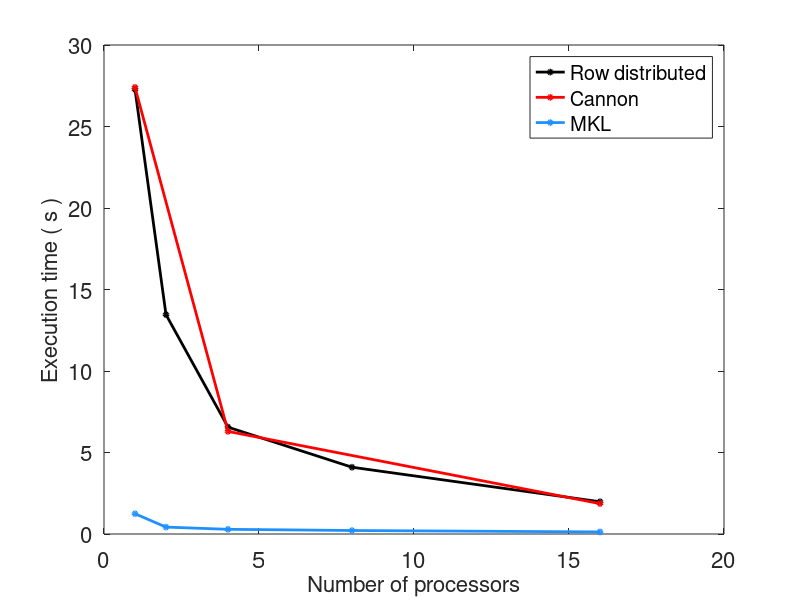
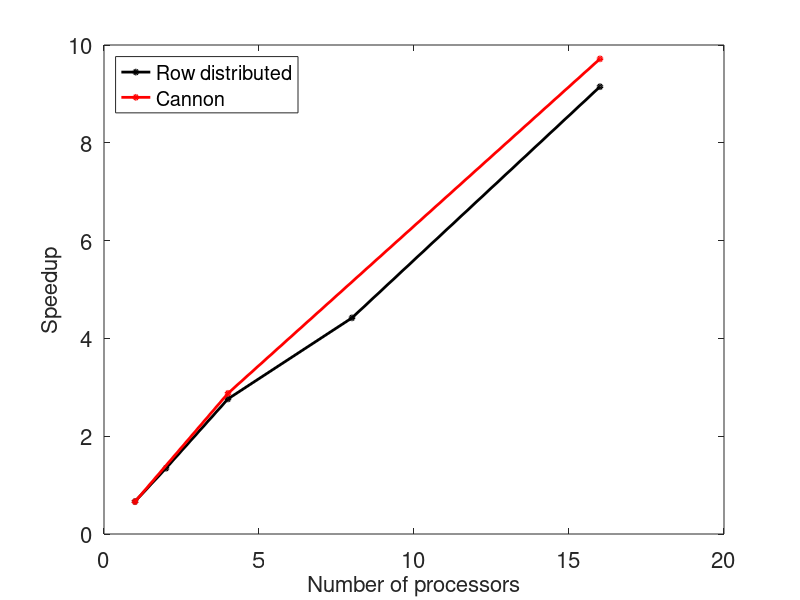
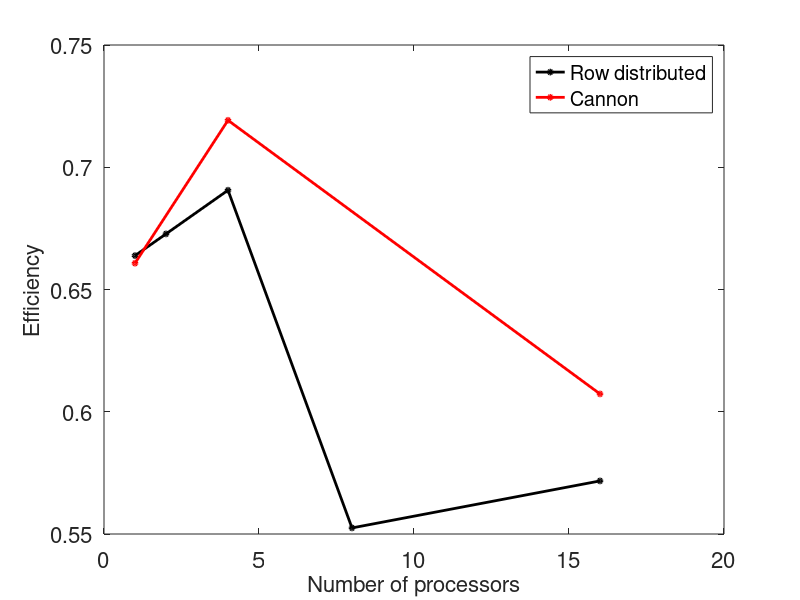
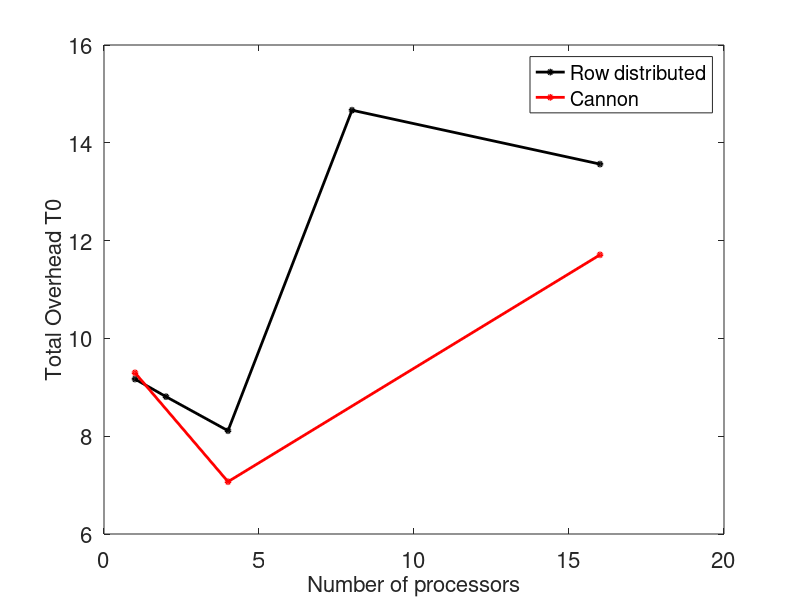

Reproduce these figures in MATLAB, in order.
function Fun_Plot

numP = [1,2,4,8,16];
t_rowDistri = [27.2757, 13.4578, 6.5548, 4.09674, 1.97949];
t_mkl = [1.24298, 0.42297, 0.287631, 0.214842, 0.127659];

numP_cannon = [1, 4, 16];
t_cannon = [27.4036, 6.29411, 1.86352];

%%
figure(1);
clf('reset');

plot(numP, t_rowDistri,'linestyle','-','marker','o','linewidth',2,'MarkerSize',3,'color','k');
hold on;
plot(numP_cannon, t_cannon,'linestyle','-','marker','o','linewidth',2,'MarkerSize',3,'color','r');
plot(numP, t_mkl,'linestyle','-','marker','o','linewidth',2,'MarkerSize',3,'color',[30 144 255]/255);

set(gca,'fontsize',16);
xlabel('Number of processors','FontSize',16);
ylabel('Execution time ( s )','FontSize',16);
legend('Row distributed','Cannon', 'MKL' ,"Location","northeast");
hold off;
savefig(1,'Fig_ExecutionTime_ConstantSize.fig');

%%
t_sequen = 18.1071;
figure(2);
clf('reset');

plot(numP, t_sequen./t_rowDistri,'linestyle','-','marker','o','linewidth',2,'MarkerSize',3,'color','k');
hold on;
plot(numP_cannon, t_sequen./t_cannon,'linestyle','-','marker','o','linewidth',2,'MarkerSize',3,'color','r');

set(gca,'fontsize',16);
xlabel('Number of processors','FontSize',16);
ylabel('Speedup','FontSize',16);
legend('Row distributed','Cannon',"Location","northwest");
hold off;
savefig(2,'Fig_Speedup_ConstantSize.fig');

%%
figure(3);
clf('reset');

plot(numP, t_sequen./t_rowDistri./numP,'linestyle','-','marker','o','linewidth',2,'MarkerSize',3,'color','k');
hold on;
plot(numP_cannon, t_sequen./t_cannon./numP_cannon,'linestyle','-','marker','o','linewidth',2,'MarkerSize',3,'color','r');

set(gca,'fontsize',16);
xlabel('Number of processors','FontSize',16);
ylabel('Efficiency','FontSize',16);
legend('Row distributed','Cannon',"Location","northeast");
hold off;
savefig(3,'Fig_Efficiency_ConstantSize.fig');

figure(31);
clf('reset');

plot(numP, t_rowDistri.*numP-t_sequen,'linestyle','-','marker','o','linewidth',2,'MarkerSize',3,'color','k');
hold on;
plot(numP_cannon, t_cannon.*numP_cannon-t_sequen,'linestyle','-','marker','o','linewidth',2,'MarkerSize',3,'color','r');

set(gca,'fontsize',16);
xlabel('Number of processors','FontSize',16);
ylabel('Total Overhead T0','FontSize',16);
legend('Row distributed','Cannon',"Location","northeast");
hold off;
savefig(31,'Fig_Overhead_ConstantSize.fig');

%%
figure(4);
clf('reset');

plot(numP, (t_rowDistri./t_sequen-1./numP)./(1-1./numP),'linestyle','-','marker','o','linewidth',2,'MarkerSize',3,'color','k');
hold on;
plot(numP_cannon, (t_cannon./t_sequen-1./numP_cannon)./(1-1./numP_cannon),'linestyle','-','marker','o','linewidth',2,'MarkerSize',3,'color','r');

set(gca,'fontsize',16);
xlabel('Number of processors','FontSize',16);
ylabel('Karp-Flatt e','FontSize',16);
legend('Row distributed','Cannon',"Location","northeast");
hold off;
savefig(4,'Fig_KFe_ConstantSize.fig');

%% Scaled Problem Size
numP = [1,2,4,8,16];
t_rowDistri = [2.34665	0.951703	0.689691	0.375425	0.167259;
    17.4985	9.16869	5.21004	2.90943	1.54816];

numP_cannon = [1, 4, 16];
t_cannon = [2.25013		0.55816		0.172257;
    18.2531		4.77207		1.3632];
figure(11);
clf('reset');

plot(numP, t_rowDistri(1,:),'linestyle','-','marker','o','linewidth',2,'MarkerSize',3,'color','k');
hold on;
plot(numP_cannon, t_cannon(1,:),'linestyle','-','marker','o','linewidth',2,'MarkerSize',3,'color','r');

plot(numP, t_rowDistri(2,:),'linestyle','-','marker','o','linewidth',2,'MarkerSize',3,'color','k');
hold on;
plot(numP_cannon, t_cannon(2,:),'linestyle','-','marker','o','linewidth',2,'MarkerSize',3,'color','r');

set(gca,'fontsize',16);
xlabel('Number of processors','FontSize',16);
ylabel('Execution time ( s )','FontSize',16);
legend('Row distributed','Cannon' ,"Location","northeast");
hold off;
savefig(11,'Fig_ExecutionTime_ScaledSize.fig');
end